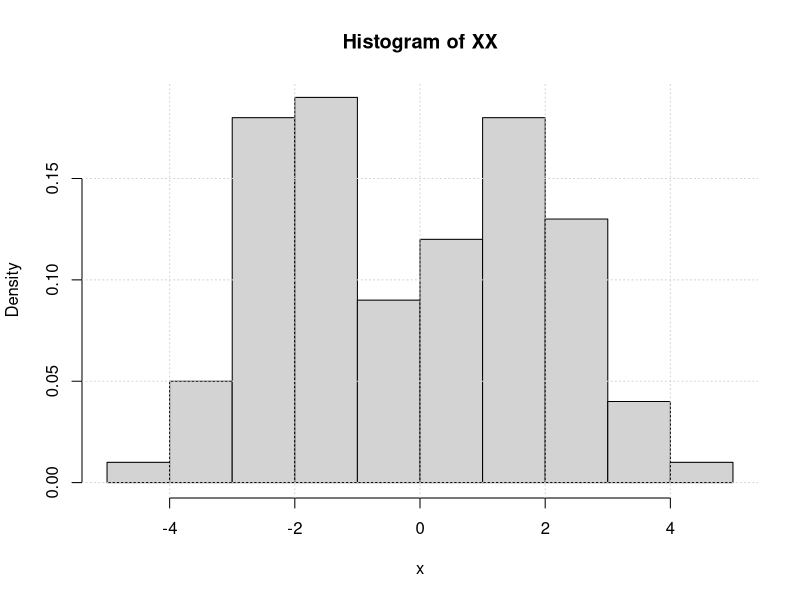
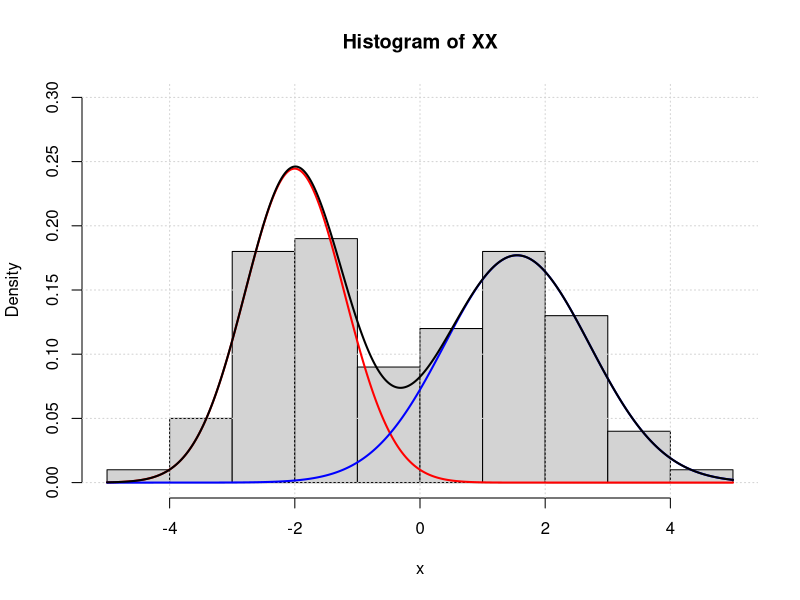
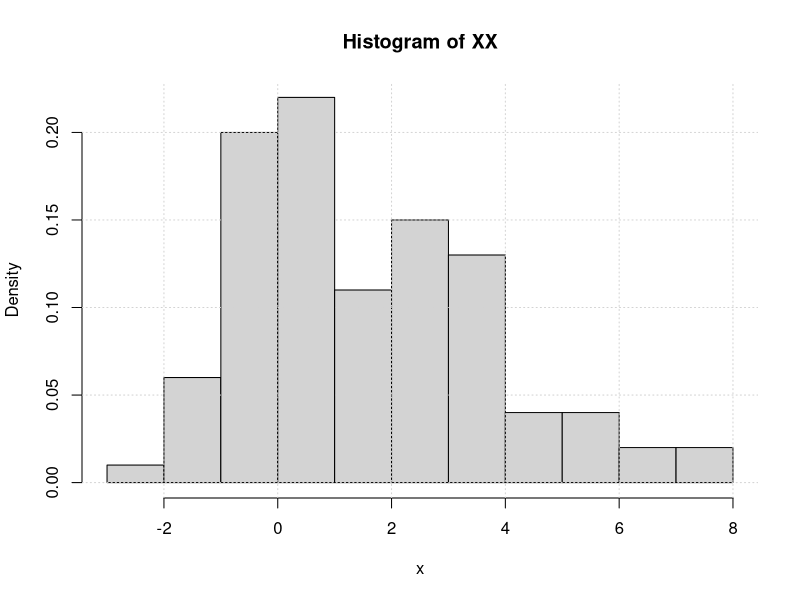
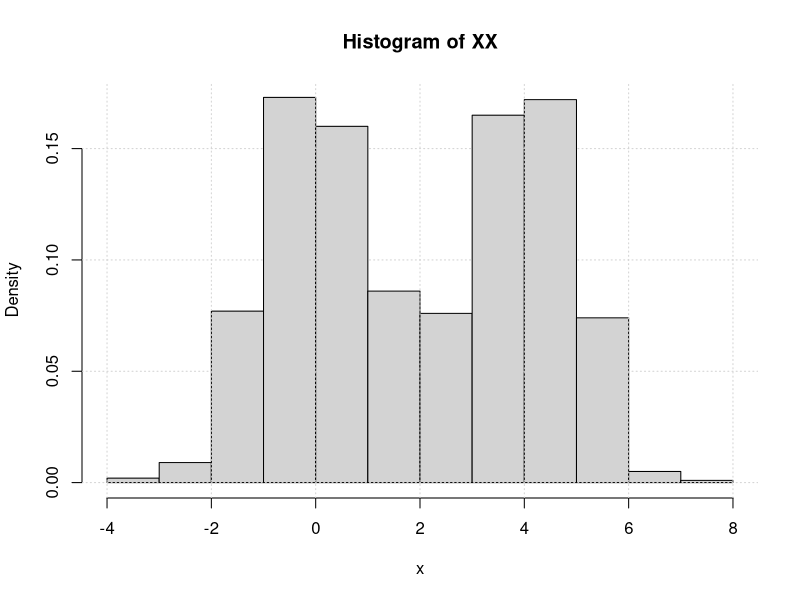
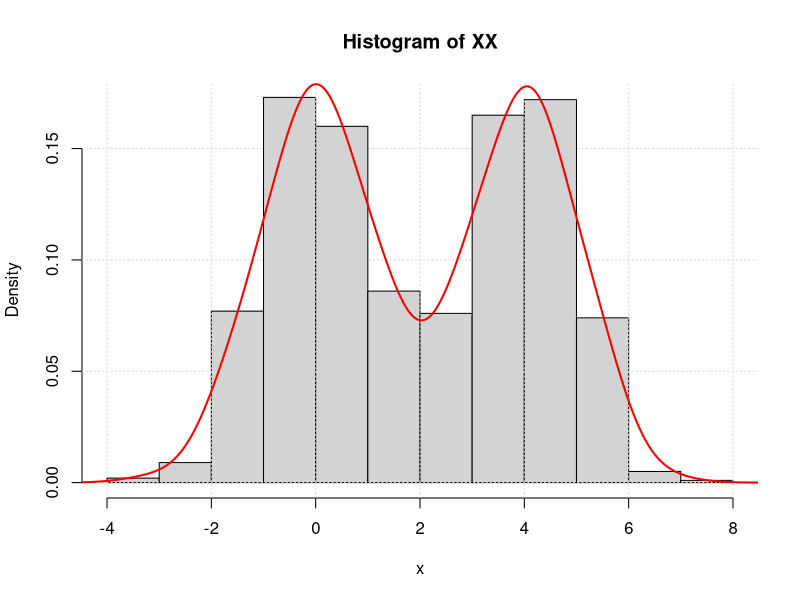
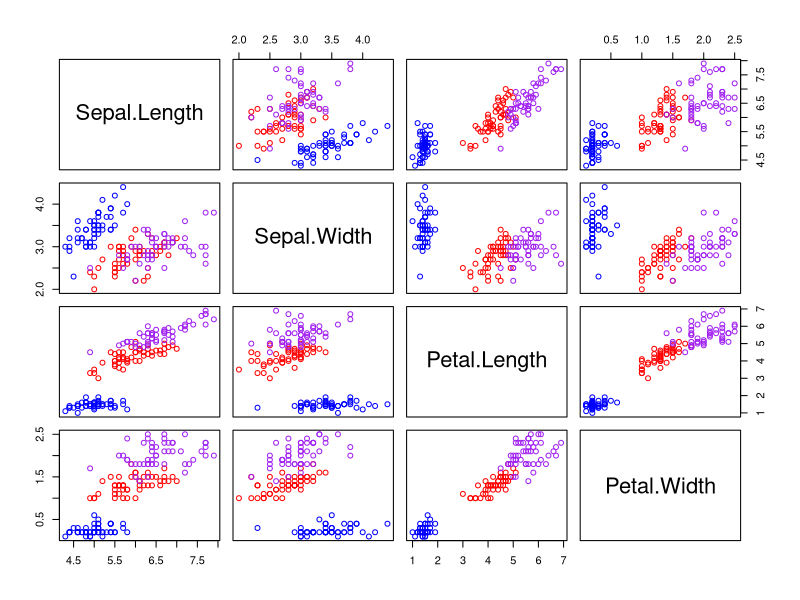
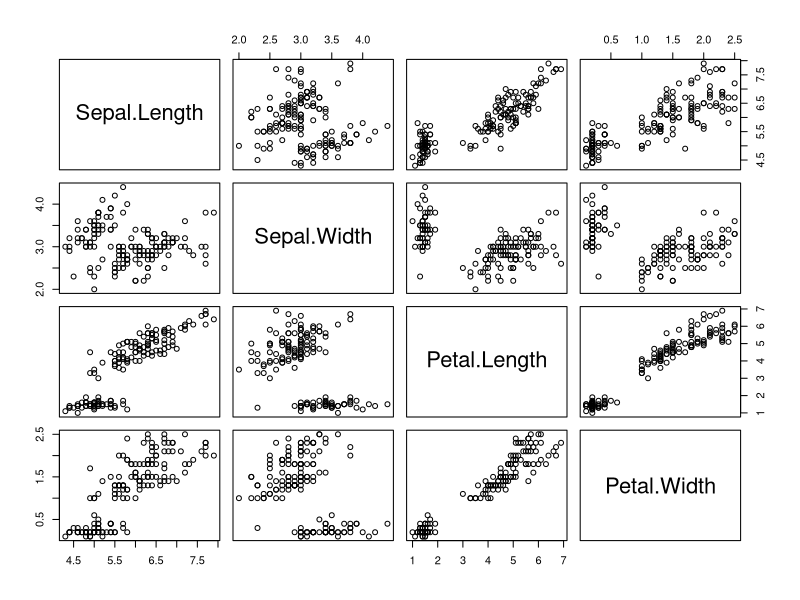
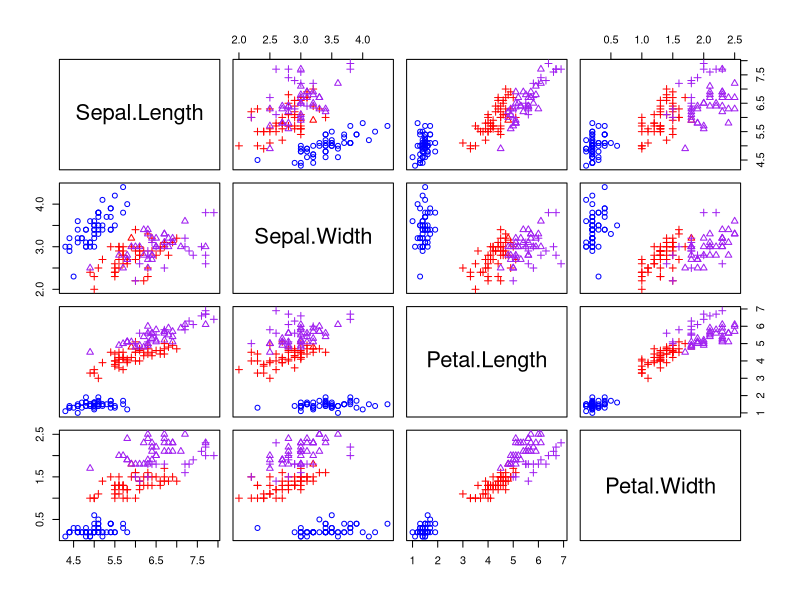

Write the R code that produced these figures, in order.
## ---- chunk 1
knitr::opts_chunk$set(echo = TRUE)
## ---- chunk 2
# Set a random seed
set.seed(123)
# Set pi
Pi <- c(0.5,0.5)
# Set mu
Mu <- c(-2,2)
# Set sigma^2
Sigma_s <- c(1,1)
# Set n
nn <- 100
# Define a function for sampling from a discrete distribution with the parameters Pi
sampler <- function(n) {
  # Get cutoff values
  cutoff <- cumsum(Pi)
  # Generate n uniform random variables
  rando <- runif(n)
  # Obtain the random sample using the cutoffs
  samp <- sapply(rando,
                 function(rr) {which(cutoff>rr)[1]})
}
# Obtain a sample from the discrete distribution
ZZ <- sampler(nn)
# Initialize a vector to store the X values
XX <- c()
# Using the discrete sample, generate a sample from the desired mixture model
for (zz in 1:2) {
  XX <- c(XX,
              rnorm(sum(ZZ==zz),Mu[zz],sqrt(Sigma_s[zz])))
}
# Plot a histogram
hist(XX,xlab='x',probability = T)
# Add a grid
grid()
## ---- chunk 3
# Load the mixtools package
library(mixtools)
# Set your initial values theta_(0) at the true generative values
Pi0 <- Pi
Mu0 <- Mu
Sigma_s0 <- Sigma_s
# Use the normalmixEM function form mixtools to fit a mixture model (k is the number of components here)
mixfit <- normalmixEM(XX,
                      Pi0, Mu0, sqrt(Sigma_s0),
                      k=2)
# Display the parameter estimates, noting that normalmixEM uses the notation lambda for pi
summary(mixfit)
## ---- chunk 4
# Access fitted values
Pi_hat <- mixfit$lambda
Mu_hat <- mixfit$mu
Sigma_s_hat <- mixfit$sigma^2
# Plot the histogram again
hist(XX,xlab='x',probability = T,ylim=c(0,0.3))
# Add a grid
grid()
# Make a dummy variable for the plot device
dum <- seq(-5,5,length.out = 1000)
# Plot the component densities in red and blue
lines(dum,
      Pi_hat[1]*dnorm(dum,Mu_hat[1],sqrt(Sigma_s_hat[1])),
      col='red',lwd=2)
lines(dum,
      Pi_hat[2]*dnorm(dum,Mu_hat[2],sqrt(Sigma_s_hat[2])),
      col='blue',lwd=2)
# Plot the overvall mixture model in black
lines(dum,
      Pi_hat[1]*dnorm(dum,Mu_hat[1],sqrt(Sigma_s_hat[1]))+
      Pi_hat[2]*dnorm(dum,Mu_hat[2],sqrt(Sigma_s_hat[2])),
      lwd=2)
## ---- chunk 5
# Set a random seed
set.seed(321)
# Set pi
Pi <- c(0.5,0.3,0.2)
# Set mu
Mu <- c(0,2,4)
# Set sigma^2
Sigma_s <- c(1,2,3)
# Set n
nn <- 100
# Define a function for sampling from a discrete distribution with the parameters Pi
sampler <- function(n) {
  # Get cutoff values
  cutoff <- cumsum(Pi)
  # Generate n uniform random variables
  rando <- runif(n)
  # Obtain the random sample using the cutoffs
  samp <- sapply(rando,
                 function(rr) {which(cutoff>rr)[1]})
}
# Obtain a sample from the discrete distribution
ZZ <- sampler(nn)
# Initialize a vector to store the X values
XX <- c()
# Using the discrete sample, generate a sample from the desired mixture model
for (zz in 1:3) {
  XX <- c(XX,
              rnorm(sum(ZZ==zz),Mu[zz],sqrt(Sigma_s[zz])))
}
# Plot a histogram
hist(XX,xlab='x',probability = T)
# Add a grid
grid()
## ---- chunk 6
# Set random seed
set.seed(123)
# Set n
nn <- 1000
# Generate random data
XX <- c(rt(nn/2,df=100), 4 + rt(nn/2,df=30))
# Visualize the data via a histogram
hist(XX,xlab='x',probability = T)
# Add a grid
grid()
## ---- chunk 7
# Construct a kernel density estimator
kde <- density(XX)
# Visualize the data via a histogram
hist(XX,xlab='x',probability = T)
# Add a grid
grid()
# Plot the kernel density estimator on top
lines(kde,lwd=2,col='red')
## ---- chunk 8
# Load the iris data
data(iris)
# Obtain the setosa summary
summary(iris[which(iris$Species=='setosa'),1:4])
# Obtain the versicolor summary
summary(iris[which(iris$Species=='versicolor'),1:4])
# Obtain the virginica summary
summary(iris[which(iris$Species=='virginica'),1:4])
## ---- chunk 9
# Plot the data in a matrix plot
plot(iris[,1:4],
     col=c('blue','red','purple')[as.numeric(iris[,5])])
## ---- chunk 10
# Plot the data in a matrix plot
plot(iris[,1:4])
## ---- chunk 11
# Load the mixtools package
library(mixtools)
# Set random seed
set.seed(111)
# Fit the mixture model using mixtools (recall that k is the number of components)
mixfit <- mvnormalmixEM(iris[,-5],
                        k=3)
# Obtain the estimated mixing proportions
mixfit$lambda
# Obtain the estimated means
mixfit$mu
# Obtain the estimated covariances
mixfit$sigma
## ---- chunk 12
# Perform the clustering
clustering <- apply(mixfit$posterior,1,which.max)
# Print the first 6 outputs
head(clustering)
## ---- chunk 13
# Plot the data in a matrix plot
plot(iris[,1:4],
     col=c('blue','red','purple')[as.numeric(iris[,5])],
     pch=clustering)
## ---- chunk 14
# Set random seed
set.seed(100)
# Set n
nn <- 10
# Set m
mm <- 10
# Create a list to store Y_i vectors
ylist <- list()
# Create a list to store B_i vectors
Blist <- list()
# Create a list to store X_i matrices
Xlist <- list()
# Use a loop to generate the data
for (ii in 1:nn) {
  # Make the X matrices
  Xlist[[ii]] <- cbind(1,1:mm)
  # Make the B vectors
  Blist[[ii]] <- rnorm(2,0,1)
  # Generate the Y values
  ylist[[ii]] <- Xlist[[ii]]%*%(matrix(Blist[[ii]],2,1)+matrix(c(1,1),2,1))+rnorm(mm,0,0.5)
}
# Plot the mean function
plot(1:nn,1+1:nn,type='l',lwd=2,xlab='k',ylab='y',ylim=c(min(unlist(ylist)),max(unlist(ylist))))
for (ii in 1:nn) {
  # Plot each set of points
  points(1:nn,ylist[[ii]],col=rainbow(nn)[ii])
  # Plot each mean line
  lines(1:nn,1+Blist[[ii]][1]+(1+Blist[[ii]][2])*(1:nn),
        col=rainbow(nn)[ii],lwd=2,lty=1)
}
# Draw a grid
grid()
## ---- chunk 15
# Load lme4 package
library(lme4)
# Put data in long format with three columns for y, k, and i
data_forlmm <- as.data.frame(cbind(unlist(ylist),
                                   rep(1:10,10),
                                   unlist(lapply(1:10,rep,10))))
# Name the columns
names(data_forlmm) <- c('y','k','i')
# Fit the repeated measures model (REML=F turns on MLE)
lmm <- lmer(y~k+(1+k|i),data=data_forlmm,REML=F)
# Extract the coefficients B_i from the fitted model
coeffs <- ranef(lmm)$i
# Plot the mean function
plot(1:nn,1+1:nn,type='l',lwd=2,xlab='k',ylab='y',ylim=c(min(unlist(ylist)),max(unlist(ylist))))
for (ii in 1:nn) {
  # Plot each set of points
  points(1:nn,ylist[[ii]],col=rainbow(nn)[ii])
  # Plot each mean line
  lines(1:nn,1+Blist[[ii]][1]+(1+Blist[[ii]][2])*(1:nn),
        col=rainbow(nn)[ii],lwd=2,lty=1)
}
# Begin a loop to plot the individual lines
for (ii in 1:nn) {
  # Plot the individual lines in dashed lines
  lines(1:nn,1+coeffs[ii,1]+(1+coeffs[ii,2])*(1:nn),
        col=rainbow(nn)[ii],lwd=2,lty=2)
}
# Add a grid
grid()
